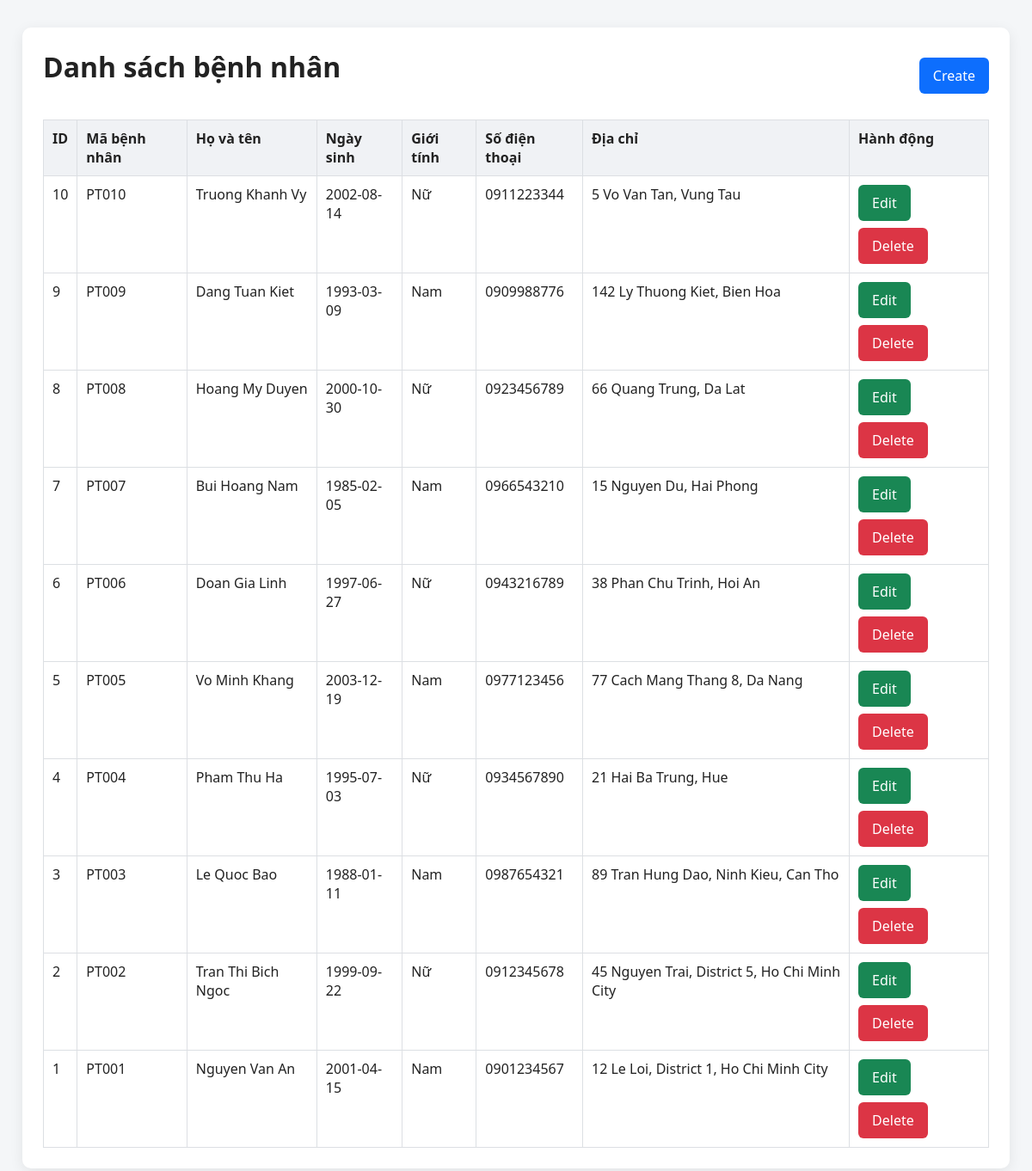
/exam4_simple/index.php, run on the app's committed database.
### tables this page shows
CREATE TABLE patients (
    id INT AUTO_INCREMENT PRIMARY KEY,
    patient_code VARCHAR(20) NOT NULL UNIQUE,
    full_name VARCHAR(100) NOT NULL,
    date_of_birth DATE DEFAULT NULL,
    gender ENUM('Male', 'Female', 'Other') DEFAULT NULL,
    phone VARCHAR(20) DEFAULT NULL,
    address VARCHAR(200) DEFAULT NULL
);

### exam4_simple/index.php (the view, shortened to what this page needs)
<?php
require_once __DIR__ . '/database.php';
$patients = [];
$genderLabels = [
    'Male' => 'Nam',
    'Female' => 'Nữ',
    'Other' => 'Khác',
];
try {
    $statement = $pdo->query('SELECT id, patient_code, full_name, date_of_birth, gender, phone, address FROM patients ORDER BY id DESC');
    $patients = $statement->fetchAll();
} catch (PDOException $exception) {
    error_log('Load patients failed: ' . $exception->getMessage());
    $errorText = 'Không thể tải danh sách bệnh nhân.';
}
?>
<!DOCTYPE html>
<html lang="vi">
<head>
</head>
<body>
    <div class="container">
        <div class="top-bar">
            <h1>Danh sách bệnh nhân</h1>
            <a class="btn" href="create.php">Create</a>
        </div>
        <div class="table-wrap">
            <table>
                <thead>
                    <tr>
                        <th>ID</th>
                        <th>Mã bệnh nhân</th>
                        <th>Họ và tên</th>
                        <th>Ngày sinh</th>
                        <th>Giới tính</th>
                        <th>Số điện thoại</th>
                        <th>Địa chỉ</th>
                        <th>Hành động</th>
                    </tr>
                </thead>
                <tbody>
                    <?php if (empty($patients)): ?>
                        <tr>
                            <td class="empty" colspan="8">Chưa có dữ liệu bệnh nhân.</td>
                        </tr>
                    <?php else: ?>
                        <?php foreach ($patients as $patient): ?>
                            <tr>
                                <td><?= (int) $patient['id'] ?></td>
                                <td><?= htmlspecialchars((string) $patient['patient_code'], ENT_QUOTES, 'UTF-8') ?></td>
                                <td><?= htmlspecialchars((string) $patient['full_name'], ENT_QUOTES, 'UTF-8') ?></td>
                                <td><?= htmlspecialchars((string) ($patient['date_of_birth'] ?? ''), ENT_QUOTES, 'UTF-8') ?></td>
                                <td><?= htmlspecialchars($genderLabels[$patient['gender']] ?? '', ENT_QUOTES, 'UTF-8') ?></td>
                                <td><?= htmlspecialchars((string) ($patient['phone'] ?? ''), ENT_QUOTES, 'UTF-8') ?></td>
                                <td><?= htmlspecialchars((string) ($patient['address'] ?? ''), ENT_QUOTES, 'UTF-8') ?></td>
                                <td>
                                    <div class="actions">
                                        <a class="btn btn-edit" href="edit.php?id=<?= (int) $patient['id'] ?>">Edit</a>
                                        <a class="btn btn-delete" href="delete.php?id=<?= (int) $patient['id'] ?>" onclick="return confirm('Bạn có chắc chắn muốn xóa bệnh nhân này không?');">Delete</a>
                                    </div>
                                </td>
                            </tr>
                        <?php endforeach; ?>
                    <?php endif; ?>
                </tbody>
            </table>
        </div>
    </div>
</body>
</html>

### exam4_simple/index.php (style rules this page uses)
body { font-family: "Segoe UI", Tahoma, sans-serif; background: #f4f6f8; color: #222; margin: 0 }
.container { max-width: 1100px; margin: 32px auto; padding: 24px; background: #fff; border-radius: 10px; box-shadow: 0 4px 16px rgba(0, 0, 0, .08) }
h1 { margin-top: 0; margin-bottom: 20px }
.top-bar { display: flex; justify-content: space-between; align-items: center; gap: 12px; flex-wrap: wrap; margin-bottom: 20px }
.btn { display: inline-block; padding: 10px 16px; border-radius: 6px; text-decoration: none; background: #0d6efd; color: #fff }
.btn-edit { background: #198754 }
.btn-delete { background: #dc3545 }
.table-wrap { overflow-x: auto }
table { width: 100%; border-collapse: collapse; min-width: 850px }
th, td { border: 1px solid #dcdfe3; padding: 10px; text-align: left; vertical-align: top }
th { background: #f0f2f5 }
.actions { display: flex; gap: 8px; flex-wrap: wrap }

### data on the page
patients: id "10", patient_code "PT010", full_name "Truong Khanh Vy", date_of_birth "2002-08-14", gender "Nữ", phone "0911223344", address "5 Vo Van Tan, Vung Tau"
patients: id "9", patient_code "PT009", full_name "Dang Tuan Kiet", date_of_birth "1993-03-09", gender "Nam", phone "0909988776", address "142 Ly Thuong Kiet, Bien Hoa"
patients: id "8", patient_code "PT008", full_name "Hoang My Duyen", date_of_birth "2000-10-30", gender "Nữ", phone "0923456789", address "66 Quang Trung, Da Lat"
patients: id "7", patient_code "PT007", full_name "Bui Hoang Nam", date_of_birth "1985-02-05", gender "Nam", phone "0966543210", address "15 Nguyen Du, Hai Phong"
patients: id "6", patient_code "PT006", full_name "Doan Gia Linh", date_of_birth "1997-06-27", gender "Nữ", phone "0943216789", address "38 Phan Chu Trinh, Hoi An"
patients: id "5", patient_code "PT005", full_name "Vo Minh Khang", date_of_birth "2003-12-19", gender "Nam", phone "0977123456", address "77 Cach Mang Thang 8, Da Nang"
patients: id "4", patient_code "PT004", full_name "Pham Thu Ha", date_of_birth "1995-07-03", gender "Nữ", phone "0934567890", address "21 Hai Ba Trung, Hue"
patients: id "3", patient_code "PT003", full_name "Le Quoc Bao", date_of_birth "1988-01-11", gender "Nam", phone "0987654321", address "89 Tran Hung Dao, Ninh Kieu, Can Tho"
patients: id "2", patient_code "PT002", full_name "Tran Thi Bich Ngoc", date_of_birth "1999-09-22", gender "Nữ", phone "0912345678", address "45 Nguyen Trai, District 5, Ho Chi Minh City"
patients: id "1", patient_code "PT001", full_name "Nguyen Van An", date_of_birth "2001-04-15", gender "Nam", phone "0901234567", address "12 Le Loi, District 1, Ho Chi Minh City"
